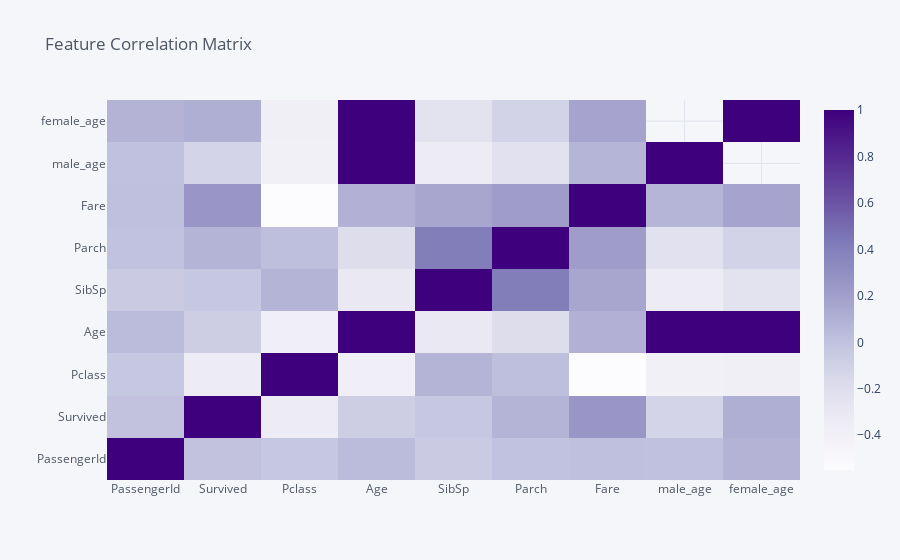

Notebook code cell kept with this figure:
### Markdown cell above
### Heatmap

### Code cell
train.corr().iplot(kind='heatmap', colorscale="Purples", title = "Feature Correlation Matrix")

### Figure 1 — Plotly figure (JSON) as saved in the notebook; plotly's stock layout.template omitted (floating-point values rounded to 4 significant figures)
{"data": [{"colorscale": [[0, "rgb(252,251,253)"], [0.125, "rgb(239,237,245)"], [0.25, "rgb(218,218,235)"], [0.375, "rgb(188,189,220)"], [0.5, "rgb(158,154,200)"], [0.625, "rgb(128,125,186)"], [0.75, "rgb(106,81,163)"], [0.875, "rgb(84,39,143)"], [1, "rgb(63,0,125)"]], "type": "heatmap", "x": ["PassengerId", "Survived", "Pclass", "Age", "SibSp", "Parch", "Fare", "male_age", "female_age"], "y": ["PassengerId", "Survived", "Pclass", "Age", "SibSp", "Parch", "Fare", "male_age", "female_age"], "z": [[1, -0.005007, -0.03514, 0.03685, -0.05753, -0.001652, 0.01266, 0.006191, 0.0859], [-0.005007, 1, -0.3385, -0.07722, -0.03532, 0.08163, 0.2573, -0.1196, 0.1161], [-0.03514, -0.3385, 1, -0.3692, 0.08308, 0.01844, -0.5495, -0.3928, -0.3862], [0.03685, -0.07722, -0.3692, 1, -0.3082, -0.1891, 0.09607, 1, 1], [-0.05753, -0.03532, 0.08308, -0.3082, 1, 0.4148, 0.1597, -0.335, -0.2414], [-0.001652, 0.08163, 0.01844, -0.1891, 0.4148, 1, 0.2162, -0.2324, -0.1185], [0.01266, 0.2573, -0.5495, 0.09607, 0.1597, 0.2162, 1, 0.07733, 0.1715], [0.006191, -0.1196, -0.3928, 1, -0.335, -0.2324, 0.07733, 1, null], [0.0859, 0.1161, -0.3862, 1, -0.2414, -0.1185, 0.1715, null, 1]], "zmax": null, "zmin": null}], "layout": {"legend": {"bgcolor": "#F5F6F9", "font": {"color": "#4D5663"}}, "paper_bgcolor": "#F5F6F9", "plot_bgcolor": "#F5F6F9", "title": {"font": {"color": "#4D5663"}, "text": "Feature Correlation Matrix"}, "xaxis": {"gridcolor": "#E1E5ED", "showgrid": true, "tickfont": {"color": "#4D5663"}, "title": {"font": {"color": "#4D5663"}, "text": ""}, "zerolinecolor": "#E1E5ED"}, "yaxis": {"gridcolor": "#E1E5ED", "showgrid": true, "tickfont": {"color": "#4D5663"}, "title": {"font": {"color": "#4D5663"}, "text": ""}, "zerolinecolor": "#E1E5ED"}}}
